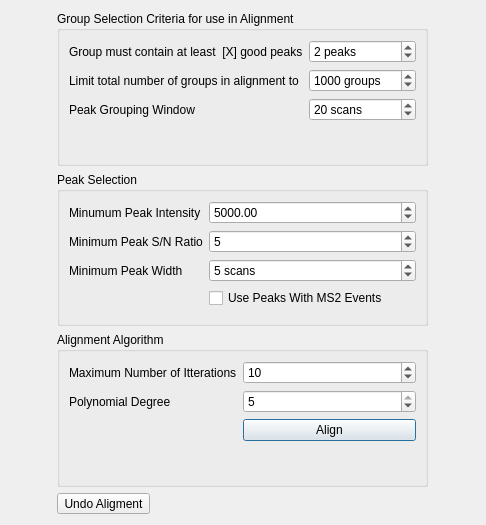
<?xml version="1.0" encoding="UTF-8"?>
<ui version="4.0">
 <class>AlignmentDialog</class>
 <widget class="QDialog" name="AlignmentDialog">
  <property name="geometry">
   <rect>
    <x>0</x>
    <y>0</y>
    <width>486</width>
    <height>525</height>
   </rect>
  </property>
  <property name="windowTitle">
   <string>Alignment Options</string>
  </property>
  <layout class="QGridLayout" name="gridLayout">
   <item row="0" column="1">
    <widget class="QGroupBox" name="groupBox">
     <property name="title">
      <string>Group Selection Criteria for use in Alignment</string>
     </property>
     <layout class="QFormLayout" name="formLayout">
      <property name="fieldGrowthPolicy">
       <enum>QFormLayout::AllNonFixedFieldsGrow</enum>
      </property>
      <item row="0" column="0">
       <widget class="QLabel" name="label_2">
        <property name="text">
         <string>Group must contain at least  [X] good peaks</string>
        </property>
       </widget>
      </item>
      <item row="0" column="1">
       <widget class="QSpinBox" name="minGoodPeakCount">
        <property name="suffix">
         <string> peaks</string>
        </property>
        <property name="prefix">
         <string/>
        </property>
        <property name="maximum">
         <number>1000000000</number>
        </property>
        <property name="value">
         <number>2</number>
        </property>
       </widget>
      </item>
      <item row="1" column="0">
       <widget class="QLabel" name="label_3">
        <property name="text">
         <string>Limit total number of groups in alignment to</string>
        </property>
       </widget>
      </item>
      <item row="1" column="1">
       <widget class="QSpinBox" name="limitGroupCount">
        <property name="suffix">
         <string> groups</string>
        </property>
        <property name="maximum">
         <number>1000000000</number>
        </property>
        <property name="value">
         <number>1000</number>
        </property>
       </widget>
      </item>
      <item row="2" column="0">
       <widget class="QLabel" name="label_4">
        <property name="text">
         <string>Peak Grouping Window</string>
        </property>
       </widget>
      </item>
      <item row="2" column="1">
       <widget class="QSpinBox" name="groupingWindow">
        <property name="suffix">
         <string> scans</string>
        </property>
        <property name="minimum">
         <number>1</number>
        </property>
        <property name="maximum">
         <number>999999999</number>
        </property>
        <property name="value">
         <number>20</number>
        </property>
       </widget>
      </item>
     </layout>
    </widget>
   </item>
   <item row="1" column="1">
    <widget class="QGroupBox" name="groupBox_2">
     <property name="title">
      <string>Peak Selection</string>
     </property>
     <layout class="QFormLayout" name="formLayout_2">
      <property name="fieldGrowthPolicy">
       <enum>QFormLayout::AllNonFixedFieldsGrow</enum>
      </property>
      <item row="1" column="0">
       <widget class="QLabel" name="label">
        <property name="text">
         <string>Minumum Peak Intensity</string>
        </property>
       </widget>
      </item>
      <item row="1" column="1">
       <widget class="QDoubleSpinBox" name="minGroupIntensity">
        <property name="minimum">
         <double>0.000000000000000</double>
        </property>
        <property name="maximum">
         <double>1000000000.000000000000000</double>
        </property>
        <property name="singleStep">
         <double>1000.000000000000000</double>
        </property>
        <property name="value">
         <double>5000.000000000000000</double>
        </property>
       </widget>
      </item>
      <item row="3" column="0">
       <widget class="QLabel" name="label_5">
        <property name="text">
         <string>Minimum Peak S/N Ratio</string>
        </property>
       </widget>
      </item>
      <item row="3" column="1">
       <widget class="QSpinBox" name="minSN">
        <property name="maximum">
         <number>999999999</number>
        </property>
        <property name="singleStep">
         <number>1</number>
        </property>
        <property name="value">
         <number>5</number>
        </property>
       </widget>
      </item>
      <item row="4" column="0">
       <widget class="QLabel" name="label_6">
        <property name="text">
         <string>Minimum Peak Width</string>
        </property>
       </widget>
      </item>
      <item row="4" column="1">
       <widget class="QSpinBox" name="minPeakWidth">
        <property name="suffix">
         <string> scans</string>
        </property>
        <property name="maximum">
         <number>999999999</number>
        </property>
        <property name="value">
         <number>5</number>
        </property>
       </widget>
      </item>
      <item row="5" column="1">
       <widget class="QCheckBox" name="mustHaveMS2Events">
        <property name="text">
         <string>Use Peaks With MS2 Events</string>
        </property>
       </widget>
      </item>
     </layout>
    </widget>
   </item>
   <item row="2" column="1">
    <widget class="QGroupBox" name="groupBox_3">
     <property name="title">
      <string>Alignment Algorithm</string>
     </property>
     <layout class="QFormLayout" name="formLayout_3">
      <item row="0" column="0">
       <widget class="QLabel" name="label_7">
        <property name="text">
         <string>Maximum Number of Itterations</string>
        </property>
       </widget>
      </item>
      <item row="0" column="1">
       <widget class="QSpinBox" name="maxItterations">
        <property name="minimum">
         <number>1</number>
        </property>
        <property name="value">
         <number>10</number>
        </property>
       </widget>
      </item>
      <item row="2" column="0">
       <widget class="QLabel" name="label_8">
        <property name="text">
         <string>Polynomial Degree</string>
        </property>
       </widget>
      </item>
      <item row="2" column="1">
       <widget class="QSpinBox" name="polynomialDegree">
        <property name="minimum">
         <number>1</number>
        </property>
        <property name="maximum">
         <number>5</number>
        </property>
        <property name="value">
         <number>5</number>
        </property>
       </widget>
      </item>
      <item row="3" column="1">
       <widget class="QPushButton" name="alignButton">
        <property name="text">
         <string>Align</string>
        </property>
       </widget>
      </item>
     </layout>
    </widget>
   </item>
   <item row="4" column="1">
    <widget class="QToolButton" name="UndoAlignment">
     <property name="text">
      <string>Undo Aligment</string>
     </property>
    </widget>
   </item>
  </layout>
 </widget>
 <resources/>
 <connections/>
</ui>
